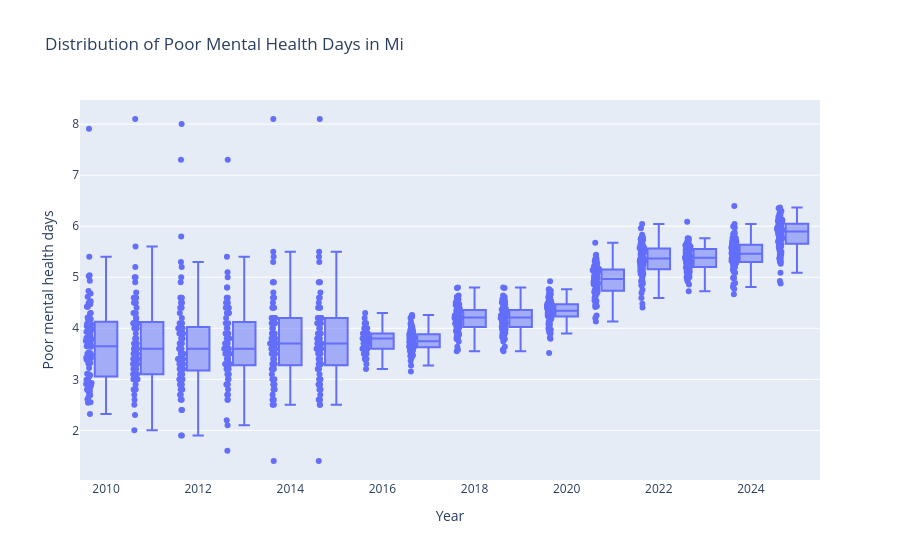

The notebook cell saved with this chart:
### Code cell
#You can use this function to see changes in Poor Mental Health Days by entering the abbreviation of the state.
poor_mental_health_box("MI")

### Figure 1 — Plotly figure (JSON) as saved in the notebook; plotly's stock layout.template omitted (floating-point values rounded to 4 significant figures; data arrays with more than 128 entries replaced by an {"elided": "..."} marker saying what was removed)
{"data": [{"alignmentgroup": "True", "boxpoints": "all", "hovertemplate": "<b>%{hovertext}</b><br><br>Year=%{x}<br>Poor mental health days=%{y}<extra></extra>", "hovertext": {"elided": "1294 str values"}, "legendgroup": "", "marker": {"color": "#636efa"}, "name": "", "notched": false, "offsetgroup": "", "orientation": "v", "showlegend": false, "type": "box", "x": {"elided": "1294 int values"}, "x0": " ", "xaxis": "x", "y": {"elided": "1294 float values"}, "y0": " ", "yaxis": "y"}], "layout": {"boxmode": "group", "legend": {"tracegroupgap": 0}, "title": {"text": "Distribution of Poor Mental Health Days in Mi"}, "xaxis": {"anchor": "y", "domain": [0, 1], "title": {"text": "Year"}}, "yaxis": {"anchor": "x", "domain": [0, 1], "title": {"text": "Poor mental health days"}}}}
